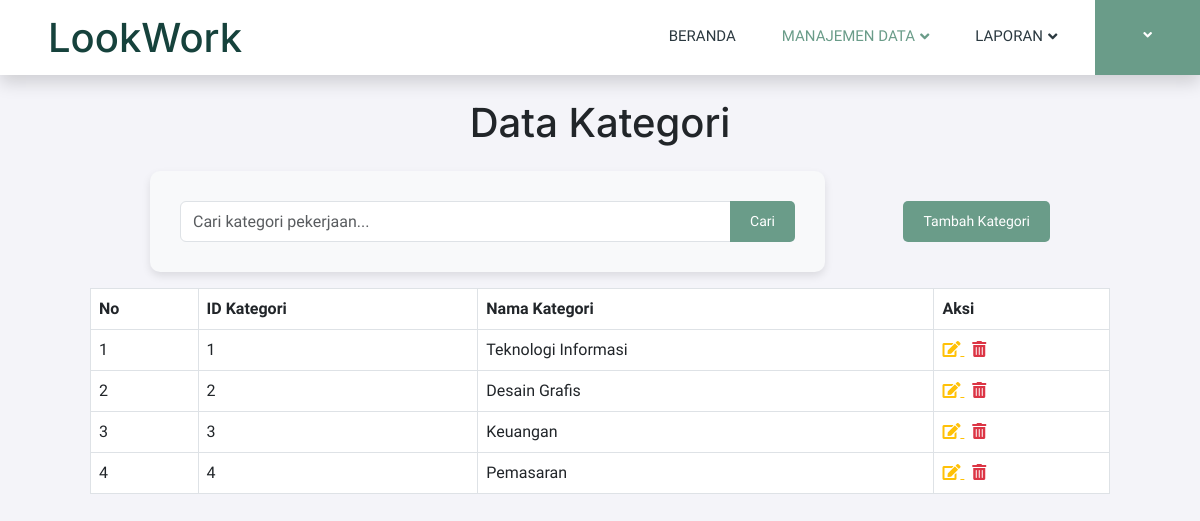
Screenshot of /admin/kategori-pekerjaan.php with the database file from the repository.
### tables this page shows
CREATE TABLE `kategori_pekerjaan` (
  `id_kategori` int(11) NOT NULL,
  `nama_kategori` varchar(255) NOT NULL
);

### admin/kategori-pekerjaan.php (the view, shortened to what this page needs)
<?php
include('db.php');
$conn->query("SET foreign_key_checks = 0;");
$conn->query("SET foreign_key_checks = 1;");
$search_query = '';
$sql = "SELECT * FROM kategori_pekerjaan";
$stmt = $conn->prepare($sql);
$stmt->execute();
$result = $stmt->get_result();
?>
<!DOCTYPE html>
<html lang="en">
<head>
    <link href="https://cdnjs.cloudflare.com/ajax/libs/font-awesome/5.10.0/css/all.min.css" rel="stylesheet">
    <link href="https://cdn.jsdelivr.net/npm/bootstrap-icons@1.4.1/font/bootstrap-icons.css" rel="stylesheet">
    <link href="lib/animate/animate.min.css" rel="stylesheet">
    <link href="lib/owlcarousel/assets/owl.carousel.min.css" rel="stylesheet">
    <link href="css/bootstrap.min.css" rel="stylesheet">
    <link href="css/style.css" rel="stylesheet">
    <link href="https://cdn.jsdelivr.net/npm/bootstrap@5.3.0-alpha1/dist/css/bootstrap.min.css" rel="stylesheet">
</head>
<body>
    <nav class="navbar navbar-expand-lg bg-white navbar-light shadow sticky-top p-0">
        <a href="index.php" class="navbar-brand d-flex align-items-center text-center py-0 px-4 px-lg-5">
            <h1 class="m-0" style="color: #16423C;">LookWork</h1>
        </a>
        <div class="collapse navbar-collapse" id="navbarCollapse">
            <div class="navbar-nav ms-auto p-4 p-lg-0">
                <a href="index.php" class="nav-item nav-link">Beranda</a>
                <div class="nav-item dropdown">
                    <a href="#" class="nav-link active dropdown-toggle" data-bs-toggle="dropdown">Manajemen Data</a>
                </div>
                <div class="nav-item dropdown">
                    <a href="#" class="nav-link dropdown-toggle" data-bs-toggle="dropdown">Laporan</a>
                </div>
                <div class="dropdown">
                    <a href="#" class="btn btn-primary rounded-0 py-4 px-lg-5 d-none d-lg-block dropdown-toggle" style="background-color: #6A9C89; border-color: #6A9C89;" data-bs-toggle="dropdown"></a>
                </div>
            </div>
        </div>
    </nav>
   <h1 class="text-center my-4">Data Kategori</h1>
<div class="d-flex justify-content-center mb-3">
    <div class="d-flex w-100 justify-content-between align-items-center" style="max-width: 900px;">
        <form method="POST" action="" class="d-flex w-75">
            <div class="input-group w-100">
                <input type="text" class="form-control" name="search" placeholder="Cari kategori pekerjaan..." value="<?php echo htmlspecialchars($search_query); ?>">
                <button class="btn btn-outline-secondary" type="submit">Cari</button>
            </div>
        </form>
        <button type="button" class="btn btn-primary" data-bs-toggle="modal" data-bs-target="#addCategoryModal">
            Tambah Kategori
        </button>
    </div>
</div>
<table class="table table-bordered">
    <thead>
        <tr>
            <th>No</th>
            <th>ID Kategori</th>
            <th>Nama Kategori</th>
            <th>Aksi</th>
        </tr>
    </thead>
    <tbody>
        <?php
        $no = 1;
        if ($result->num_rows > 0) {
            while ($row = $result->fetch_assoc()) {
                echo "<tr>
                    <td>" . $no++ . "</td>
                    <td>" . htmlspecialchars($row['id_kategori']) . "</td>
                    <td>" . htmlspecialchars($row['nama_kategori']) . "</td>
                    <td>
                        <a href='#' class='text-warning me-2' data-bs-toggle='modal' data-bs-target='#editCategoryModal'
                           data-id_kategori='" . $row['id_kategori'] . "'
                           data-nama_kategori='" . htmlspecialchars($row['nama_kategori']) . "' title='Edit'>
                            <i class='fas fa-edit'></i>
                        </a>
                        <a href='?delete_id=" . $row['id_kategori'] . "' class='text-danger' title='Hapus' onclick='event.stopPropagation(); return confirm(\"Yakin ingin menghapus data ini?\");'>
                            <i class='fas fa-trash-alt'></i>
                        </a>
                    </td>
                </tr>";
            }
        } else {
            echo "<tr><td colspan='4'>Tidak ada data</td></tr>";
        }
        ?>
    </tbody>
</table>
</body>
</html>

### admin/css/style.css (style rules this page uses)
:root { --primary: #6A9C89; --secondary: #2B9BFF; --light: #EFFDF5; --dark: #2B3940; }
.btn { font-family: 'Inter', sans-serif; font-weight: 600; transition: .5s; }
.btn.btn-primary, .btn.btn-secondary { color: #FFFFFF; }
.navbar { width: 100%; padding: 0; position: sticky; top: 0; z-index: 1030; }
.navbar .dropdown-toggle::after { border: none; content: "\f107"; font-family: "Font Awesome 5 Free"; font-weight: 900; vertical-align: middle; margin-left: 5px; transition: .5s; }
.navbar-dark .navbar-nav .nav-link, .navbar-light .navbar-nav .nav-link { margin-right: 30px; padding: 25px 0; color: #FFFFFF; font-size: 15px; text-transform: uppercase; outline: none; }
.navbar-dark .navbar-nav .nav-link:hover, .navbar-dark .navbar-nav .nav-link.active, .navbar-light .navbar-nav .nav-link:hover, .navbar-light .navbar-nav .nav-link.active { color: var(--primary); }
.navbar-light .navbar-brand, .navbar-light a.btn { height: 75px; }
.navbar-light .navbar-nav .nav-link { color: var(--dark); font-weight: 500; }
.navbar-light.sticky-top { top: -100px; }
.navbar-collapse { width: 100%; padding: 0; }
.navbar .btn { margin-left: auto; margin-right: 0; padding-right: 20px; }
.table th { background-color: #6A9C89; color: white; }
.table tr:nth-child(even) { background-color: #f4f4f4; }
.table tr:nth-child(odd) { background-color: #ffffff; }
.table td { color: #393e44; }
form { background-color: #f8f9fa; border-radius: 10px; padding: 30px; box-shadow: 0 4px 8px rgba(0, 0, 0, 0.1); }

### admin/kategori-pekerjaan.php (style rules this page uses)
body { font-family: 'Heebo', sans-serif; background-color: #f4f4f9; }
.table { width: 90%; margin: 0 auto; }
@media (max-width: 1200px) { .table { width: 85%; } }
.btn { background-color: #6A9C89; border: none; color: white; border-radius: 5px; padding: 10px 20px; font-size: 14px; cursor: pointer; }

### rows the page displays
kategori_pekerjaan: id_kategori "1", nama_kategori "Teknologi Informasi"
kategori_pekerjaan: id_kategori "2", nama_kategori "Desain Grafis"
kategori_pekerjaan: id_kategori "3", nama_kategori "Keuangan"
kategori_pekerjaan: id_kategori "4", nama_kategori "Pemasaran"
